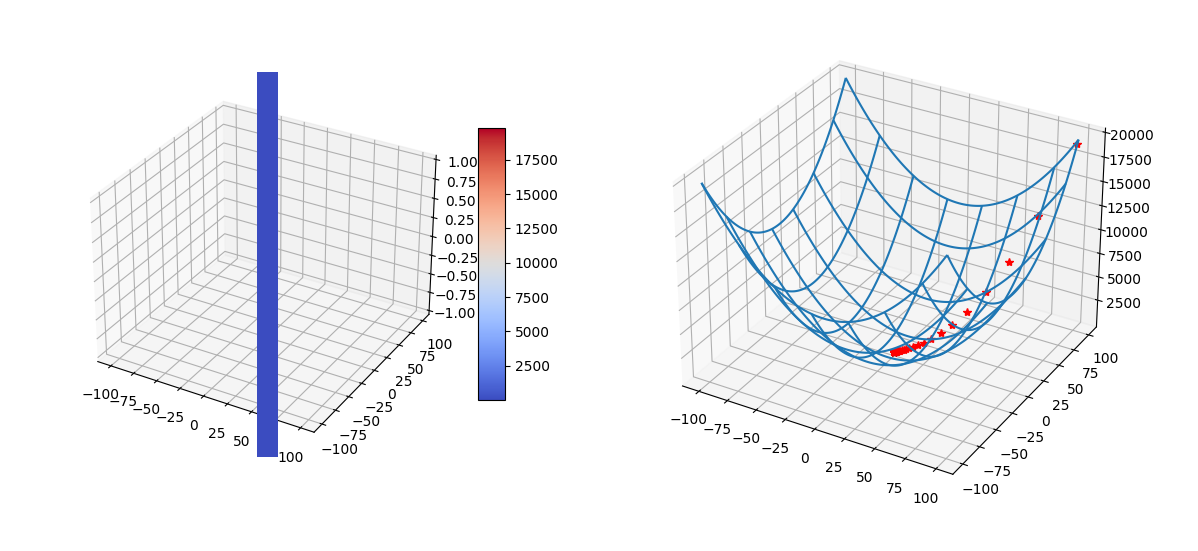

Write the Python code that produced this figure.
from matplotlib import cbook
from matplotlib import cm
from matplotlib.colors import LightSource
import matplotlib.pyplot as plt
import numpy as np
import time

X = [i for i in range(-100,100)]
Y = [i for i in range(-100,100)]

x = np.asarray(X)
y = np.asarray(Y)

X, Y = np.meshgrid(x,y)

print(X)
print(Y)

fig = plt.figure(figsize=plt.figaspect(0.5))
ax = fig.add_subplot(1, 2, 1, projection='3d')
Z = X*X + Y*Y + 6
surf = ax.plot_surface(X, Y, Z, rstride=1, cstride=1, cmap=cm.coolwarm, linewidth=0, antialiased=False)
ax.set_zlim(-1.01, 1.01)
fig.colorbar(surf, shrink=0.5, aspect=10)
ax = fig.add_subplot(1, 2, 2, projection='3d')
ax.plot_wireframe(X, Y, Z, rstride=30, cstride=30)
x = 98
y = 98
z = x*x+y*y
# plt.plot(x,y,z,'ro')
z_ = []
x_ = []
y_ = []
z_.append(z)
x_.append(x)
y_.append(y)
count = 0
count_t = 0
while True:
# calculate derivates wrt to first point
    count_t += 1
    dZdx = 2*x #slope in x direction
    dZdy = 2*y #slope in y direction

    lr = 0.1

    slope_updated = 2*x

    slope_updated_with_lr = lr*2*x
    slope_updated_with_lr_y = lr*2*y

    x_up = x-slope_updated_with_lr
    y_up = y-slope_updated_with_lr_y
    z_up = x_up*x_up+y_up*y_up + 6
    
    if z_up >= z:
        count+=1

    z = z_up
    y = y_up
    x = x_up

    z_.append(z)
    x_.append(x)
    y_.append(y)

    if count == 3:
        break

print("Total Count is {}".format(count_t))
print("Final Cost is {}".format(z_[-1]))
plt.plot(x_,y_,z_,'r*')
plt.show()

# Now start the gradient descent algorithm
